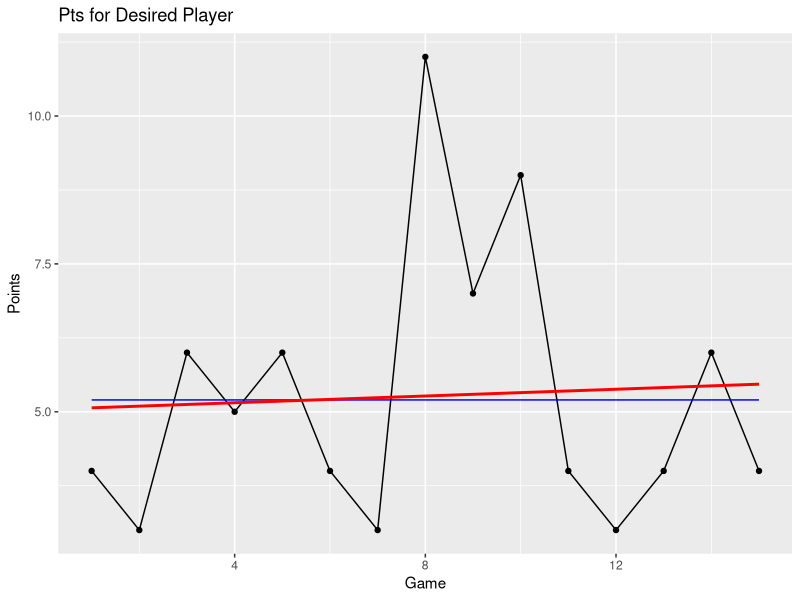

This figure's R source:
## ---- chunk 1
#Read in data and find running average of each category

#Final Average can be found by looking at the last game for each player

library(readxl)
library(dplyr)
nba <- read_excel("NBA DATA.xlsx")
nba <- nba %>%
  slice(-c(141,242,263)) #Removing Missed Games
nba <- na.omit(nba)
nba$Pts <- as.numeric(nba$Pts)
nba$Reb <- as.numeric(nba$Reb)
nba$Assists <- as.numeric(nba$Assists)
nba$`3PM` <- as.numeric(nba$`3PM`)

nba <- nba %>%
  group_by(Player) %>%
  mutate(
    Running_Avg_Pts = cumsum(Pts) / row_number(),
    Running_Avg_Reb = cumsum(Reb) / row_number(),
    Running_Avg_Assists = cumsum(Assists) / row_number(),
    Running_Avg_3PM = cumsum(`3PM`) / row_number()
  )
## ---- chunk 2
#Create indicators for each player

DW <- nba %>%
  filter(Player == "Derrick White")
LD <- nba %>%
  filter(Player == "Luka Doncic")
AE <- nba %>%
  filter(Player == "Anthony Edwards")
JB <- nba %>%
  filter(Player == "Jaylen Brown")
PJ <- nba %>%
  filter(Player == "PJ Washington")
DL <- nba %>%
  filter(Player == "Dereck Lively")
DG <- nba %>%
  filter(Player == "Daniel Gafford")
MC <- nba %>%
  filter(Player == "Mike Conley")
RG <- nba %>%
  filter(Player == "Rudy Gobert")
JG <- nba %>%
  filter(Player == "Josh Green")
JH <- nba %>%
  filter(Player == "Jrue Holiday")
KT <- nba %>%
  filter(Player == "KAT")
JM <- nba %>%
  filter(Player == "Jaden McDaniels")
JT <- nba %>%
  filter(Player == "Jayson Tatum")
KI <- nba %>%
  filter(Player == "Kyrie Irving")
## ---- chunk 3
#Show graphical analysis of each player with the respected stat line you wish 

library(ggplot2)
ggplot(KI, aes(x = KI$`Total Game`, y = Assists)) + #Use the indicator markers for player for the first argument after ggplot( and also after the x = 
  geom_line() +
  geom_point() +
  geom_line(aes(y = KI$RegSeasonAPG),color = "blue")+
  geom_smooth(method = "lm", se = FALSE, color = "red")+
  labs(title = "Pts for Desired Player", #Here you would insert the players name as well after "for" and the respective stat line you modeled
       x = "Game",
       y = "Points")
## ---- chunk 4
#Confidence interval for desired player and the stat line wished upon

t.test(MC$Reb, conf.level = 0.30)$conf.int
## ---- chunk 5
#Finding the percentage of how many times a player has done this kind of stat line in the playoffs

# Calculate bet proportions and store in a named list
bets <- list(
  bet1 = sum(LD$Pts >= 20) / nrow(LD),
  bet2 = sum(DG$Pts < 10.5) / nrow(DG),
  bet3 = sum(DL$Pts < 10.5) / nrow(DL),
  bet4 = sum(DL$Pts > 6.5) / nrow(DL),
  bet5 = sum(MC$Pts > 10.5) / nrow(MC),
  bet6 = sum(MC$Reb > 1.5) / nrow(MC),
  bet7 = sum(KT$`3PM` < 2.5) / nrow(KT),
  bet8 = sum(MC$`3PM` < 2.5) / nrow(MC),
  bet9 = sum(PJ$`3PM` < 2.5) / nrow(PJ),
  bet10 = sum(DL$Reb >= 5) / nrow(DL),
  bet11 = sum(DG$Reb >= 5) / nrow(DG),
  bet12 = sum(AE$Reb >= 5) / nrow(AE),
  bet13 = sum(KT$Reb >= 5) / nrow(KT),
  bet14 = sum(LD$Reb >= 8) / nrow(LD),
  bet15 = sum(RG$Reb > 8) / nrow(RG),
  bet16 = sum(AE$Assists >= 5) / nrow(LD),
  bet17 = sum(MC$Assists >= 5) / nrow(MC),
  bet18 = sum(KI$Assists < 6.5) / nrow(KI),
  bet19 = sum(JM$Reb > 1.5) / nrow(JM),
  bet20 = sum(KI$Reb > 1.5) / nrow(KI),
  bet21 = sum(KI$Reb < 5.5) / nrow(KI),
  bet22 = sum(LD$Reb < 10.5) / nrow(LD),
  bet23 = sum(JG$`3PM` > 0.5) / nrow(JG),
  bet24 = sum(JM$Pts < 12.5) / nrow(JM),
  bet25 = sum(JM$Pts >= 8) / nrow(JM),
  bet26 = sum(LD$Pts >= 25) / nrow(LD)
)

threshold <- 0.8

good_bets <- bets[sapply(bets, function(x) x >= threshold)]

good_bets
## ---- chunk 6
#Percentage change of hitting bet (Take all percentages above and add it to the numbers )

parlay_percent <- (bets$bet1 * bets$bet6 * bets$bet12 * bets$bet13 * bets$bet16 *bets$bet18 *bets$bet19 *bets$bet20)
parlay_percent
## ---- chunk 7
#Calculate odds for the total parlay based on number of legs that you have

parlay_odds <- function(bet_size, ...) {
  odds_vals <- list(...)
  n_odds <- length(odds_vals)
  dec_odds <- numeric(n_odds)
  
#Conversions
  for (i in seq_along(odds_vals)) {
    if (odds_vals[[i]] < 0) {
      dec_odds[i] <- (abs(odds_vals[[i]]) + 100) / abs(odds_vals[[i]])
    } else {
      dec_odds[i] <- 1 + (odds_vals[[i]] / 100)
    }
  }
  
#Total odds for parlay
  tot_dec_odds <- prod(dec_odds)
  
#Payout to Bettor
  potential_payout <- (bet_size * tot_dec_odds)
  profit <- potential_payout - bet_size
  
  return(list(total_decimal_odds = tot_dec_odds, potential_payout = potential_payout ,profit=profit))
}

#This is where you would put in your data. Bet size is your bet size. The numbers afterwards are DraftKings calculations for how much you would win. Therefore, there will be no need for odds input above.

bet_size <- 10

#Right here is where you put all odds below after bet_size.
result <- parlay_odds(bet_size, 100)

total_decimal_odds <- result$total_decimal_odds
potential_payout <- result$potential_payout
profit <- result$profit

#Here are the outputs. First number will be the total odds of a bet. The second number will be how much the payout will be in total if you were to win.
print(total_decimal_odds)
print(potential_payout)
print(profit)
